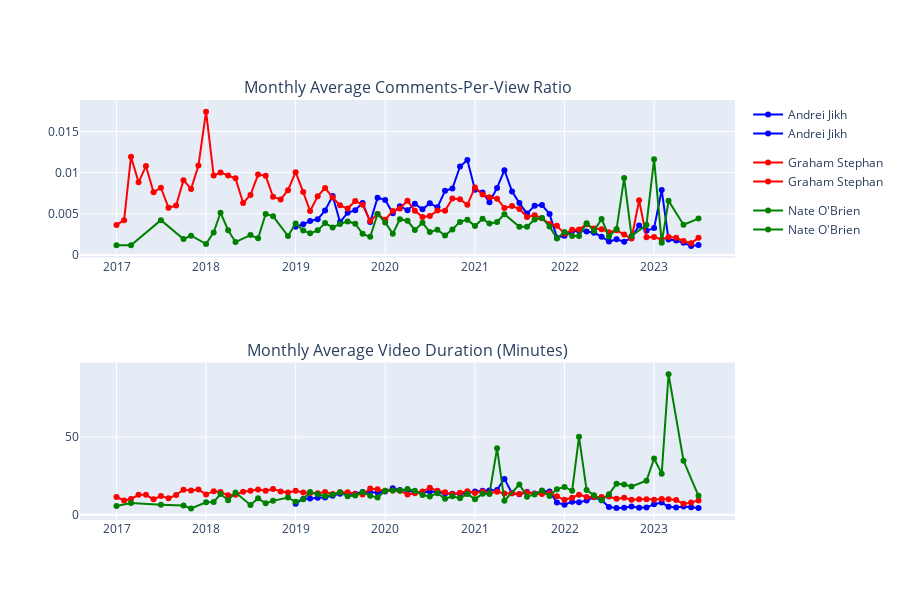

Source (notebook cell):
### Code cell
channelTitlefig1 = px.line(average_videos_month, x='year_month', y='n_videos',\
               color='channelTitle', markers=True, title='Monthly Average Number Of Videos', color_discrete_map=color_map)
fig2 = px.line(average_duration_month, x='year_month', y='duration', \
               color='channelTitle', markers=True, title='Monthly Average Video Duration (Minutes)', color_discrete_map=color_map)


print_charts([fig1, fig2], 600)
